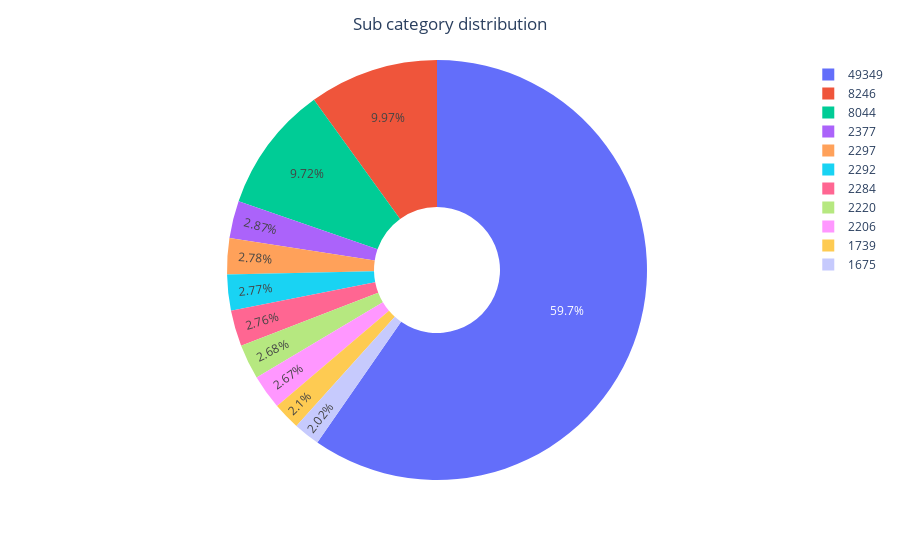

Write notebook code for a chart like this one.
### Code cell
# Pie chart for sub-categories
print('Number of sub-categories: ', len(subCat_names))

# # Create a new array of sub-category values with the summed value of sub-categories not in top 10
other_value = subCat_values[10:].sum()
subCat_names_with_other = np.append(subCat_names[:10], 'Other')
subCat_names_with_other  = np.append(subCat_values[:10], other_value)

fig = px.pie(names=subCat_names_with_other, values=subCat_names_with_other , hole=0.3)
fig.update_layout({"title":{"text":"Sub category distribution", "x":0.50}})

### Figure 1 — Plotly figure (JSON) as saved in the notebook; plotly's stock layout.template omitted (floating-point values rounded to 4 significant figures)
{"data": [{"domain": {"x": [0, 1], "y": [0, 1]}, "hole": 0.3, "hovertemplate": "label=%{label}<br>value=%{value}<extra></extra>", "labels": [8246, 8044, 2377, 2297, 2292, 2284, 2220, 2206, 1739, 1675, 49349], "legendgroup": "", "name": "", "showlegend": true, "type": "pie", "values": [8246, 8044, 2377, 2297, 2292, 2284, 2220, 2206, 1739, 1675, 49349]}], "layout": {"legend": {"tracegroupgap": 0}, "margin": {"t": 60}, "title": {"text": "Sub category distribution", "x": 0.5}}}
